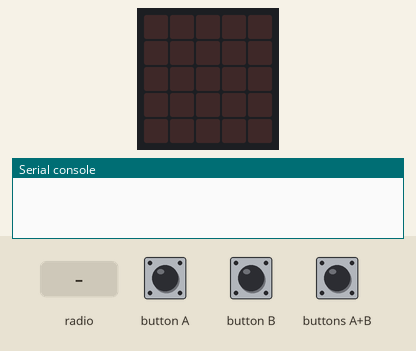
Bench run of a program on a simulated BBC micro:bit (MakeCode). On the bench: the board's 5×5 LED display, the last lines printed to the serial console. The inputs (shaded band) are chosen by the test bench. Random numbers come from a fixed seed; no radio messages arrive unless stated (any console line starting 'radio sent:' is added by the test bench).

Above: at 1.2 s.
1.3 s: buttons A+B pressed for 0.15 s
At 2.05 s:
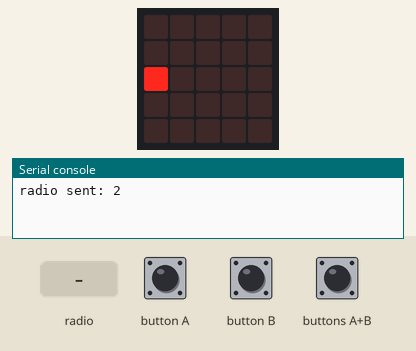
4.4 s: button A pressed for 0.15 s
7.5 s: button B pressed for 0.15 s
At 9.5 s:
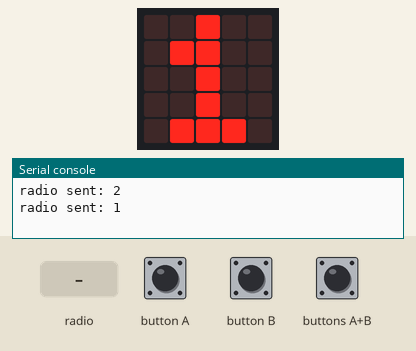
10.6 s: radio message "2" arrives
At 11.2 s:
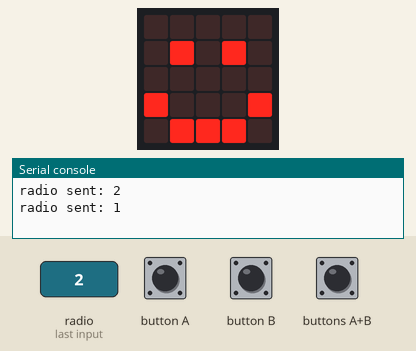
12.1 s: radio message "1" arrives
At 13.3 s:
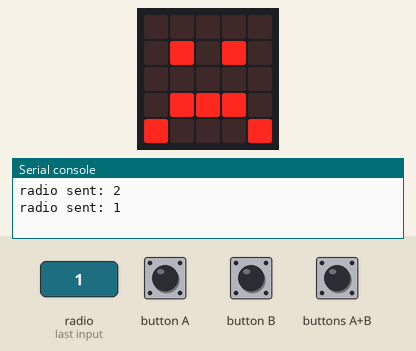
13.6 s: buttons A+B pressed for 1 s
At 15.6 s:
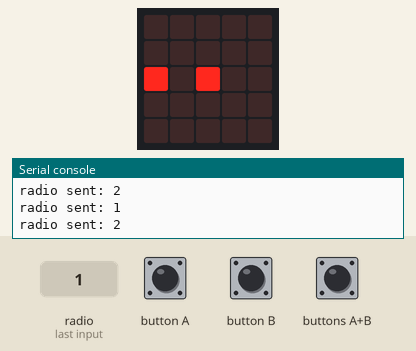
Timing chart, 0 to 17.1 s (numbered marks = the images above; inputs shaded):
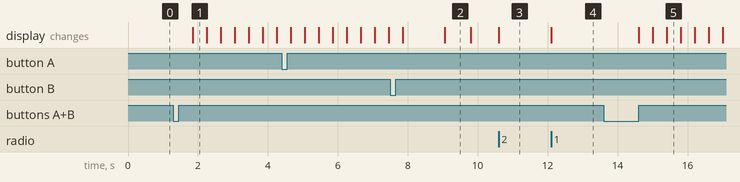

The program:

main.ts
```typescript
radio.onReceivedNumber(function (receivedNumber) {
    if (receivedNumber == 2) {
        basic.showIcon(IconNames.Happy)
    } else if (receivedNumber == 1) {
        basic.showIcon(IconNames.Sad)
    }
})
input.onButtonPressed(Button.A, function () {
    호감도 += randint(0, 3)
    if (10 <= 호감도) {
        for (let index = 0; index < 2; index++) {
            basic.showIcon(IconNames.Heart)
            basic.clearScreen()
        }
    } else {
        for (let index = 0; index < 2; index++) {
            basic.showIcon(IconNames.SmallHeart)
            basic.clearScreen()
        }
    }
    radio.sendNumber(1)
    basic.pause(3000)
})
input.onButtonPressed(Button.AB, function () {
    radio.sendNumber(2)
    for (let index = 0; index < 4; index++) {
        basic.showLeds(`
            . . . . .
            . . . . .
            . . . . .
            . . . . .
            . . . . .
            `)
        basic.showLeds(`
            . . . . .
            . . . . .
            # . . . .
            . . . . .
            . . . . .
            `)
        basic.showLeds(`
            . . . . .
            . . . . .
            # . # . .
            . . . . .
            . . . . .
            `)
        basic.showLeds(`
            . . . . .
            . . . . .
            # . # . #
            . . . . .
            . . . . .
            `)
    }
})
input.onButtonPressed(Button.B, function () {
    basic.showString("" + (호감도))
    basic.clearScreen()
    basic.pause(100)
})
let 호감도 = 0
호감도 = 0
radio.setGroup(10)
```

test.ts
```typescript
// 테스트는 여기로 이동합니다; 이 패키지가 확장으로 사용될 때 컴파일되지 않을 것 입니다.
```

Measured:
- after the input at 1.3 s, the display: changes after 0.55 s (image 1)
- after the input at 10.6 s, the display: changes at once (image 3)
- after the input at 12.1 s, the display: changes at once (image 4)
- after the input at 13.6 s, the display: first changes after 1.0 s (image 5 shows a later state)
- what the display in image 1 shows lasts 0.4 s, from 1.9 s to 2.3 s
- what the display in image 2 shows lasts 0.7 s, from 9.1 s to 9.8 s
